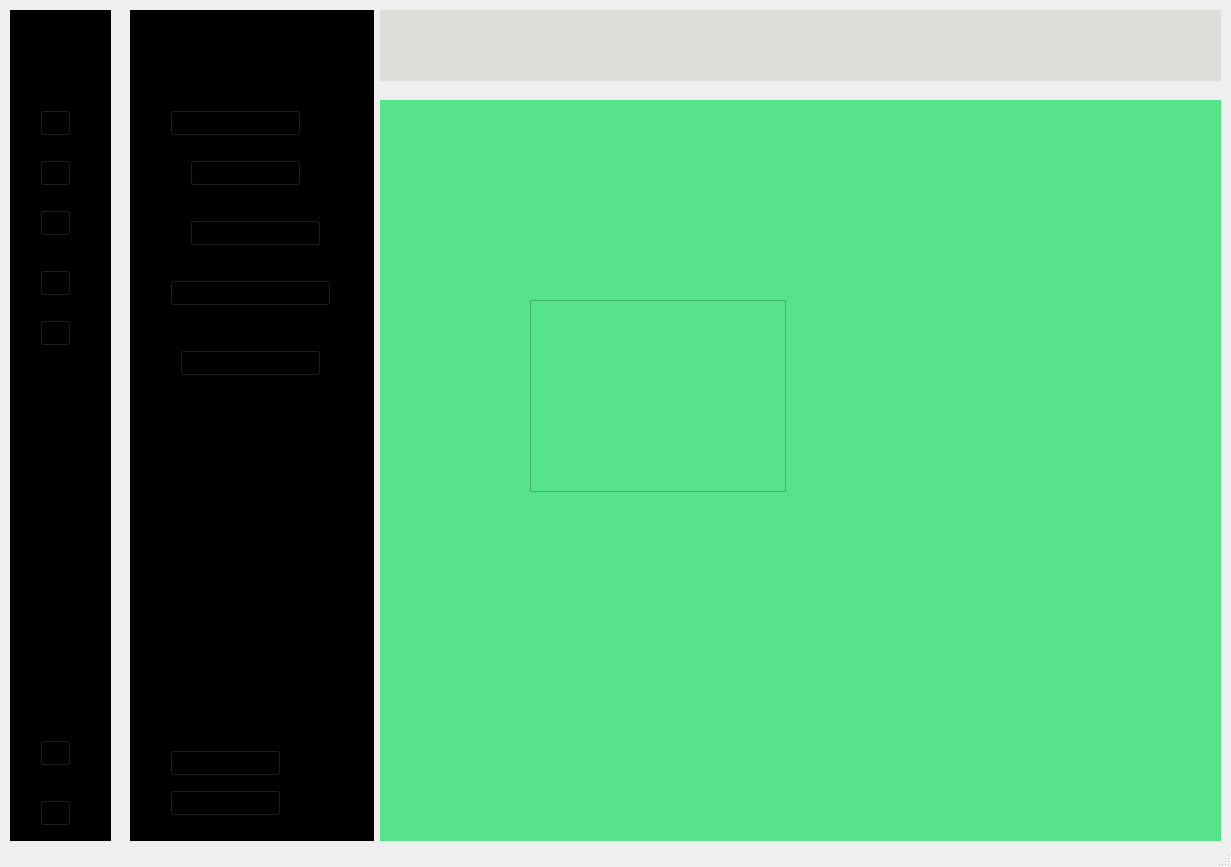
<?xml version="1.0" encoding="UTF-8"?>
<ui version="4.0">
 <class>MainWindow</class>
 <widget class="QMainWindow" name="MainWindow">
  <property name="geometry">
   <rect>
    <x>0</x>
    <y>0</y>
    <width>1231</width>
    <height>867</height>
   </rect>
  </property>
  <property name="windowTitle">
   <string>MainWindow</string>
  </property>
  <widget class="QWidget" name="centralwidget">
   <widget class="QWidget" name="icon_only" native="true">
    <property name="geometry">
     <rect>
      <x>10</x>
      <y>10</y>
      <width>101</width>
      <height>831</height>
     </rect>
    </property>
    <property name="styleSheet">
     <string notr="true">
QWidget {


background-color: rgb(0, 0, 0);


}</string>
    </property>
    <widget class="QPushButton" name="pushButton">
     <property name="geometry">
      <rect>
       <x>30</x>
       <y>100</y>
       <width>31</width>
       <height>26</height>
      </rect>
     </property>
     <property name="text">
      <string/>
     </property>
     <property name="icon">
      <iconset resource="resources/rec.qrc">
       <normaloff>:/icons/icons/dashboardsmall1.png</normaloff>:/icons/icons/dashboardsmall1.png</iconset>
     </property>
     <property name="iconSize">
      <size>
       <width>100</width>
       <height>20</height>
      </size>
     </property>
    </widget>
    <widget class="QLabel" name="label_4">
     <property name="geometry">
      <rect>
       <x>30</x>
       <y>20</y>
       <width>40</width>
       <height>40</height>
      </rect>
     </property>
     <property name="text">
      <string/>
     </property>
     <property name="pixmap">
      <pixmap resource="resources/rec.qrc">:/icons/icons/logo.png</pixmap>
     </property>
     <property name="scaledContents">
      <bool>true</bool>
     </property>
    </widget>
    <widget class="QPushButton" name="pushButton_3">
     <property name="geometry">
      <rect>
       <x>30</x>
       <y>150</y>
       <width>31</width>
       <height>26</height>
      </rect>
     </property>
     <property name="text">
      <string/>
     </property>
     <property name="icon">
      <iconset resource="resources/rec.qrc">
       <normaloff>:/icons/icons/institutionsmall1.png</normaloff>:/icons/icons/institutionsmall1.png</iconset>
     </property>
     <property name="iconSize">
      <size>
       <width>100</width>
       <height>20</height>
      </size>
     </property>
    </widget>
    <widget class="QPushButton" name="pushButton_4">
     <property name="geometry">
      <rect>
       <x>30</x>
       <y>200</y>
       <width>31</width>
       <height>26</height>
      </rect>
     </property>
     <property name="text">
      <string/>
     </property>
     <property name="icon">
      <iconset resource="resources/rec.qrc">
       <normaloff>:/icons/icons/studentssmall1.png</normaloff>:/icons/icons/studentssmall1.png</iconset>
     </property>
     <property name="iconSize">
      <size>
       <width>100</width>
       <height>20</height>
      </size>
     </property>
    </widget>
    <widget class="QPushButton" name="pushButton_5">
     <property name="geometry">
      <rect>
       <x>30</x>
       <y>260</y>
       <width>31</width>
       <height>26</height>
      </rect>
     </property>
     <property name="text">
      <string/>
     </property>
     <property name="icon">
      <iconset resource="resources/rec.qrc">
       <normaloff>:/icons/icons/teacherssmall1.png</normaloff>:/icons/icons/teacherssmall1.png</iconset>
     </property>
     <property name="iconSize">
      <size>
       <width>100</width>
       <height>20</height>
      </size>
     </property>
    </widget>
    <widget class="QPushButton" name="pushButton_6">
     <property name="geometry">
      <rect>
       <x>30</x>
       <y>310</y>
       <width>31</width>
       <height>26</height>
      </rect>
     </property>
     <property name="text">
      <string/>
     </property>
     <property name="icon">
      <iconset resource="resources/rec.qrc">
       <normaloff>:/icons/icons/financessmall1.png</normaloff>:/icons/icons/financessmall1.png</iconset>
     </property>
     <property name="iconSize">
      <size>
       <width>100</width>
       <height>20</height>
      </size>
     </property>
    </widget>
    <widget class="QPushButton" name="pushButton_7">
     <property name="geometry">
      <rect>
       <x>30</x>
       <y>730</y>
       <width>31</width>
       <height>26</height>
      </rect>
     </property>
     <property name="text">
      <string/>
     </property>
     <property name="icon">
      <iconset resource="resources/rec.qrc">
       <normaloff>:/icons/icons/settingssmall1.png</normaloff>:/icons/icons/settingssmall1.png</iconset>
     </property>
     <property name="iconSize">
      <size>
       <width>100</width>
       <height>20</height>
      </size>
     </property>
    </widget>
    <widget class="QPushButton" name="pushButton_8">
     <property name="geometry">
      <rect>
       <x>30</x>
       <y>790</y>
       <width>31</width>
       <height>26</height>
      </rect>
     </property>
     <property name="text">
      <string/>
     </property>
     <property name="icon">
      <iconset resource="resources/rec.qrc">
       <normaloff>:/icons/icons/signoutsmall1.png</normaloff>:/icons/icons/signoutsmall1.png</iconset>
     </property>
     <property name="iconSize">
      <size>
       <width>100</width>
       <height>16</height>
      </size>
     </property>
    </widget>
   </widget>
   <widget class="QWidget" name="icon_text" native="true">
    <property name="geometry">
     <rect>
      <x>130</x>
      <y>10</y>
      <width>244</width>
      <height>831</height>
     </rect>
    </property>
    <property name="styleSheet">
     <string notr="true">background-color: rgb(0, 0, 0);</string>
    </property>
    <widget class="QLabel" name="label_2">
     <property name="geometry">
      <rect>
       <x>40</x>
       <y>20</y>
       <width>40</width>
       <height>40</height>
      </rect>
     </property>
     <property name="text">
      <string/>
     </property>
     <property name="pixmap">
      <pixmap resource="resources/rec.qrc">:/icons/icons/logo.png</pixmap>
     </property>
     <property name="scaledContents">
      <bool>true</bool>
     </property>
    </widget>
    <widget class="QLabel" name="label_3">
     <property name="geometry">
      <rect>
       <x>100</x>
       <y>30</y>
       <width>91</width>
       <height>31</height>
      </rect>
     </property>
     <property name="font">
      <font>
       <pointsize>14</pointsize>
       <bold>true</bold>
      </font>
     </property>
     <property name="text">
      <string>School</string>
     </property>
    </widget>
    <widget class="QPushButton" name="pushButton_13">
     <property name="geometry">
      <rect>
       <x>40</x>
       <y>740</y>
       <width>111</width>
       <height>26</height>
      </rect>
     </property>
     <property name="text">
      <string/>
     </property>
     <property name="icon">
      <iconset resource="resources/rec.qrc">
       <normaloff>:/icons/icons/settings2.png</normaloff>:/icons/icons/settings2.png</iconset>
     </property>
     <property name="iconSize">
      <size>
       <width>100</width>
       <height>80</height>
      </size>
     </property>
    </widget>
    <widget class="QPushButton" name="pushButton_14">
     <property name="geometry">
      <rect>
       <x>40</x>
       <y>780</y>
       <width>111</width>
       <height>26</height>
      </rect>
     </property>
     <property name="text">
      <string/>
     </property>
     <property name="icon">
      <iconset resource="resources/rec.qrc">
       <normaloff>:/icons/icons/signout2.png</normaloff>:/icons/icons/signout2.png</iconset>
     </property>
     <property name="iconSize">
      <size>
       <width>100</width>
       <height>80</height>
      </size>
     </property>
    </widget>
    <widget class="QPushButton" name="pushButton_2">
     <property name="geometry">
      <rect>
       <x>40</x>
       <y>100</y>
       <width>131</width>
       <height>26</height>
      </rect>
     </property>
     <property name="text">
      <string>  Dashboard</string>
     </property>
     <property name="icon">
      <iconset resource="resources/rec.qrc">
       <normaloff>:/icons/icons/dashboardsmall1.png</normaloff>:/icons/icons/dashboardsmall1.png</iconset>
     </property>
     <property name="iconSize">
      <size>
       <width>100</width>
       <height>20</height>
      </size>
     </property>
    </widget>
    <widget class="QPushButton" name="pushButton_9">
     <property name="geometry">
      <rect>
       <x>60</x>
       <y>150</y>
       <width>111</width>
       <height>26</height>
      </rect>
     </property>
     <property name="text">
      <string>  Subject</string>
     </property>
     <property name="icon">
      <iconset resource="resources/rec.qrc">
       <normaloff>:/icons/icons/institutionsmall1.png</normaloff>:/icons/icons/institutionsmall1.png</iconset>
     </property>
     <property name="iconSize">
      <size>
       <width>100</width>
       <height>20</height>
      </size>
     </property>
    </widget>
    <widget class="QPushButton" name="pushButton_15">
     <property name="geometry">
      <rect>
       <x>60</x>
       <y>210</y>
       <width>131</width>
       <height>26</height>
      </rect>
     </property>
     <property name="text">
      <string>  Classes</string>
     </property>
     <property name="icon">
      <iconset resource="resources/rec.qrc">
       <normaloff>:/icons/icons/dashboardsmall1.png</normaloff>:/icons/icons/dashboardsmall1.png</iconset>
     </property>
     <property name="iconSize">
      <size>
       <width>100</width>
       <height>20</height>
      </size>
     </property>
    </widget>
    <widget class="QPushButton" name="pushButton_16">
     <property name="geometry">
      <rect>
       <x>40</x>
       <y>270</y>
       <width>161</width>
       <height>26</height>
      </rect>
     </property>
     <property name="text">
      <string>  Teachers</string>
     </property>
     <property name="icon">
      <iconset resource="resources/rec.qrc">
       <normaloff>:/icons/icons/teacherssmall1.png</normaloff>:/icons/icons/teacherssmall1.png</iconset>
     </property>
     <property name="iconSize">
      <size>
       <width>100</width>
       <height>20</height>
      </size>
     </property>
    </widget>
    <widget class="QPushButton" name="pushButton_10">
     <property name="geometry">
      <rect>
       <x>50</x>
       <y>340</y>
       <width>141</width>
       <height>26</height>
      </rect>
     </property>
     <property name="text">
      <string>  Students</string>
     </property>
     <property name="icon">
      <iconset resource="resources/rec.qrc">
       <normaloff>:/icons/icons/studentssmall1.png</normaloff>:/icons/icons/studentssmall1.png</iconset>
     </property>
     <property name="iconSize">
      <size>
       <width>100</width>
       <height>20</height>
      </size>
     </property>
    </widget>
   </widget>
   <widget class="QWidget" name="main_screen" native="true">
    <property name="geometry">
     <rect>
      <x>380</x>
      <y>100</y>
      <width>841</width>
      <height>741</height>
     </rect>
    </property>
    <property name="styleSheet">
     <string notr="true">background-color: rgb(87, 227, 137);</string>
    </property>
    <widget class="QTableWidget" name="tableWidget">
     <property name="geometry">
      <rect>
       <x>150</x>
       <y>200</y>
       <width>256</width>
       <height>192</height>
      </rect>
     </property>
    </widget>
   </widget>
   <widget class="QWidget" name="widget_4" native="true">
    <property name="geometry">
     <rect>
      <x>380</x>
      <y>10</y>
      <width>841</width>
      <height>71</height>
     </rect>
    </property>
    <property name="styleSheet">
     <string notr="true">background-color: rgb(222, 221, 218);</string>
    </property>
   </widget>
  </widget>
  <widget class="QStatusBar" name="statusbar"/>
 </widget>
 <resources>
  <include location="resources/rec.qrc"/>
 </resources>
 <connections/>
</ui>
